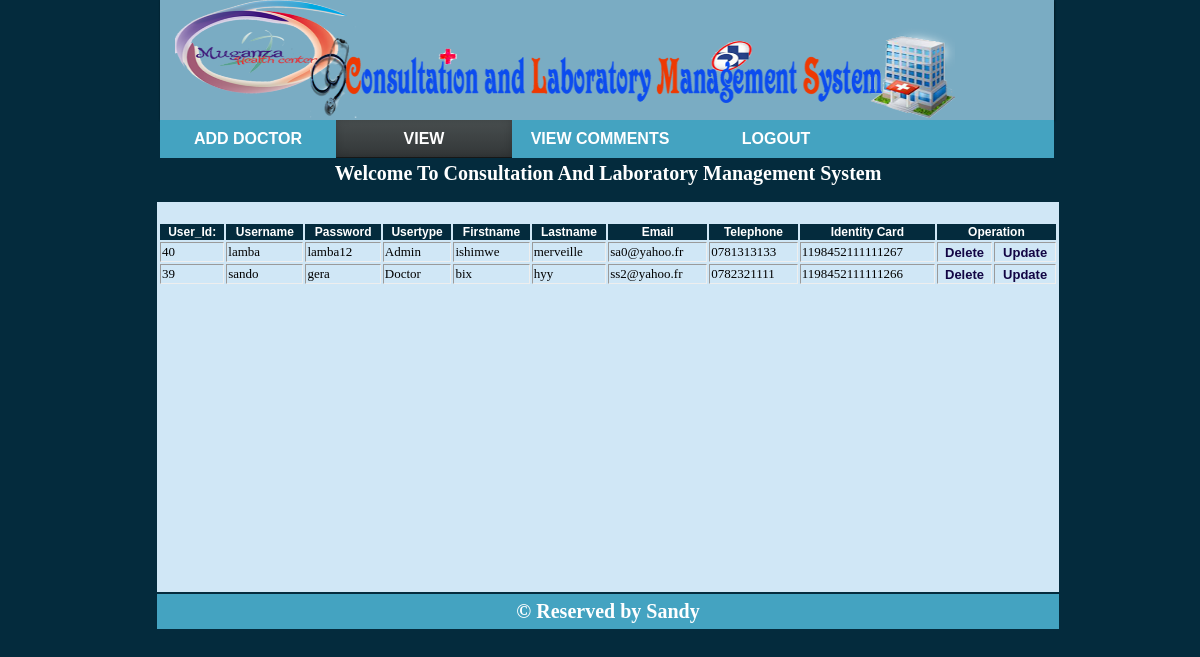
The page /doctor_view.php (signed in) on the database its author committed.
### tables this page shows
CREATE TABLE IF NOT EXISTS `user` (
  `User_id` int(90) NOT NULL AUTO_INCREMENT,
  `Username` varchar(40) NOT NULL,
  `Password` varchar(40) NOT NULL,
  `Usertype` char(30) NOT NULL,
  `Firstname` char(50) NOT NULL,
  `Lastname` char(50) NOT NULL,
  `Email` varchar(50) NOT NULL,
  `Telephone` varchar(12) NOT NULL,
  `National_ID` varchar(16) NOT NULL,
  `datee` date NOT NULL,
  PRIMARY KEY (`User_id`),
  UNIQUE KEY `Email` (`Email`,`Telephone`,`National_ID`)
);

### doctor_view.php (the view, shortened to what this page needs)
<html>
<head>
<link rel="stylesheet" type="text/css"href="cssfile.css"/>
</head >
<body bgcolor="042b3d">
<div id="container">
<div class="banner">
<img src="log2.png" class="img">
</div>
<table  align="center" border="0">
<tr>
	<div id="main-menu">
					<ul>
<li ><a href="admin.php" >Add Doctor</a>
</li>
<li><a href="" class="active">View</a>
	</li>
<li><a href="#">View Comments</a>
	</li>
		<li><a href="logout.php">Logout</a>
	</ul>
	</div>
</tr>
<tr>
	<td colspan="6" id="td2" valign="top">
		<p class="t">Welcome To Consultation And Laboratory Management System</p>
<?php
$sql="SELECT *from user order by User_id DESC  limit 12";
$query=mysql_query($sql);
?>
<center>
<table border="1" width="6" class="tab12">
<tr>
<td class="bg" >User_Id:</td>
<td class="bg" >Username</td>
<td class="bg" >Password</td>
<td class="bg" >Usertype</td>
<td class="bg" >Firstname</td>
<td class="bg" >Lastname</td>
<td class="bg" >Email</td>
<td class="bg" >Telephone</td>
<td class="bg" >Identity Card</td>
<td class="bg"  colspan="2">Operation</td>
</tr>
<?php
while($row=mysql_fetch_array($query)){
?>
<tr>
	<td><?php echo$row['User_id'];?></td>
<td><?php echo $row['Username'];?></td>
<td><?php echo $row['Password'];?></td>
<td><?php echo $row['Usertype'];?></td>
<td><?php echo $row['Firstname'];?></td>
<td><?php echo $row['Lastname'];?></td>
<td><?php echo $row['Email'];?></td>
<td><?php echo $row['Telephone'];?></td>
<td><?php echo $row['National_ID'];?></td>
<td > <a href="delete.php? User_id=<?php echo $row['User_id'];?>"><div class="delete">Delete</div> </a></td>
<td > <a href="userupdate.php? User_id=<?php echo $row['User_id'];?>"> <div class="delete">Update</div> </a></td>
<?php
}
?>
</table>
</tr>
<tr>
<td colspan="6" class="footer">&copy Reserved by Sandy</td>
</tr>
</table>
</div>
</body>
</html>

### cssfile.css (style rules this page uses)
#container { max-width: 1200px;width:1200;padding:0px;margin:0 auto; }
table { width: 900px; }
#td2 { height: 430px; background-color: #d0e7f6; }
body { margin-top: 65px; }
a { text-decoration: none; font-family: arial; color: white; font-weight: bold; }
.footer { background-color: #44a3c1; text-align: center; height: 35px; color: white; font-size: 20px; font-weight: bold; }
.banner { background-color: #7aacc3; margin-top: -65px; height: 120px; width: 894px; margin-left: 152px; border-radius: -webkit-border-radius: -moz-border-radius: box-shadow: 1px 1px 2px rgba(0,0,0,.3), 0 0 2px rgba(0,0,0,.3); -webkit-box-shadow: 1px 1px 2px rgba(0,0,0,.3), 0 0 2px rgba(0,0,0,.3); -moz-box-shadow: 1px 1px 2px rgba(0,0,0,.3), 0 0 2px rgba(0,0,0,.3); }
.bg { background-color: #042b3d; text-align:center; font-weight: bold; font-size: 12px; font-family: arial; color: white; border: 0px; }
.delete { text-align: center; color: rgb(18, 5, 68); }
.img { width: 780px; height: 120px; margin-left:15px ; margin-top:-2px; }
.t { background-color: #042b3d; font-weight: bold; color: white; text-align: center; font-size: 20px; margin-left: -1px; margin-top: -0.6px; height: 40px; margin-right: -1px; }
#main-menu { width: 74.5%; float: left; background: #44a3c1; margin-left: 152px; }
#main-menu > ul { list-style:none; overflow:hidden; padding:0; margin:0; }
#main-menu > ul > li { min-width:100px; float:left;display:block; }
#main-menu > ul > li > a { text-align:center; width: 156px; text-decoration:none; font-size:16px; font-weight:900; color:#fff; padding:10px ; display:block; text-transform:uppercase; }
.tab12 { font-size: 13px; border: 0px; }
#main-menu ul li a.active { text-decoration: none; background: #042b3d; border-left: 0; border-right: 0; background-image: -webkit-linear-gradient(top, #484e4f, #323637); background-image: -moz-linear-gradient(top, #484e4f, #323637); background-image: -o-linear-gradient(top, #484e4f, #323637); background-image: linear-gradient(to bottom, #484e4f, #323637); -webkit-box-shadow: inset 0 -1px #151717, inset 0 -1px 8px rgba(0, 0, 0, 0.2); box-shadow: inset 0 -1px #151717, inset 0 -1px 8px rgba(0, 0, 0, 0.2);*/ }

### rows shown on the page
user: User_id "40", Username "lamba", Password "lamba12", Usertype "Admin", Firstname "ishimwe", Lastname "merveille", Email "sa0@yahoo.fr", Telephone "0781313133", National_ID "1198452111111267"
user: User_id "39", Username "sando", Password "gera", Usertype "Doctor", Firstname "bix", Lastname "hyy", Email "ss2@yahoo.fr", Telephone "0782321111", National_ID "1198452111111266"
